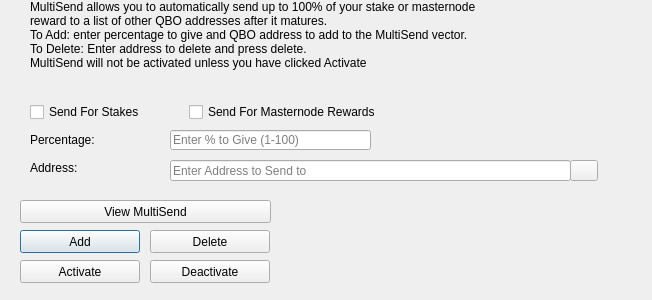
<?xml version="1.0" encoding="UTF-8"?>
<ui version="4.0">
 <class>MultiSendDialog</class>
 <widget class="QDialog" name="MultiSendDialog">
  <property name="windowModality">
   <enum>Qt::NonModal</enum>
  </property>
  <property name="geometry">
   <rect>
    <x>0</x>
    <y>0</y>
    <width>652</width>
    <height>300</height>
   </rect>
  </property>
  <property name="windowTitle">
   <string>MultiSend</string>
  </property>
  <widget class="QLineEdit" name="multiSendPercentEdit">
   <property name="geometry">
    <rect>
     <x>170</x>
     <y>130</y>
     <width>201</width>
     <height>20</height>
    </rect>
   </property>
   <property name="toolTip">
    <string>Enter whole numbers 1 - 100</string>
   </property>
   <property name="placeholderText">
    <string>Enter % to Give (1-100)</string>
   </property>
  </widget>
  <widget class="QLineEdit" name="multiSendAddressEdit">
   <property name="geometry">
    <rect>
     <x>170</x>
     <y>160</y>
     <width>401</width>
     <height>21</height>
    </rect>
   </property>
   <property name="toolTip">
    <string/>
   </property>
   <property name="placeholderText">
    <string>Enter Address to Send to</string>
   </property>
  </widget>
  <widget class="QLabel" name="label_2">
   <property name="geometry">
    <rect>
     <x>30</x>
     <y>0</y>
     <width>451</width>
     <height>121</height>
    </rect>
   </property>
   <property name="lineWidth">
    <number>1</number>
   </property>
   <property name="text">
    <string>MultiSend allows you to automatically send up to 100% of your stake or masternode reward to a list of other QBO addresses after it matures.
To Add: enter percentage to give and QBO address to add to the MultiSend vector.
To Delete: Enter address to delete and press delete.
MultiSend will not be activated unless you have clicked Activate</string>
   </property>
   <property name="alignment">
    <set>Qt::AlignLeading|Qt::AlignLeft|Qt::AlignTop</set>
   </property>
   <property name="wordWrap">
    <bool>true</bool>
   </property>
  </widget>
  <widget class="QLabel" name="message">
   <property name="geometry">
    <rect>
     <x>290</x>
     <y>200</y>
     <width>351</width>
     <height>91</height>
    </rect>
   </property>
   <property name="text">
    <string/>
   </property>
  </widget>
  <widget class="QPushButton" name="addButton">
   <property name="geometry">
    <rect>
     <x>20</x>
     <y>230</y>
     <width>120</width>
     <height>23</height>
    </rect>
   </property>
   <property name="toolTip">
    <string/>
   </property>
   <property name="statusTip">
    <string>Add to MultiSend Vector</string>
   </property>
   <property name="text">
    <string>Add</string>
   </property>
  </widget>
  <widget class="QPushButton" name="disableButton">
   <property name="geometry">
    <rect>
     <x>150</x>
     <y>260</y>
     <width>120</width>
     <height>23</height>
    </rect>
   </property>
   <property name="statusTip">
    <string>Deactivate MultiSend</string>
   </property>
   <property name="text">
    <string>Deactivate</string>
   </property>
  </widget>
  <widget class="QPushButton" name="addressBookButton">
   <property name="geometry">
    <rect>
     <x>570</x>
     <y>160</y>
     <width>28</width>
     <height>21</height>
    </rect>
   </property>
   <property name="toolTip">
    <string>Choose an address from the address book</string>
   </property>
   <property name="text">
    <string/>
   </property>
   <property name="icon">
    <iconset resource="../qbo.qrc">
     <normaloff>:/icons/address-book</normaloff>:/icons/address-book</iconset>
   </property>
   <property name="shortcut">
    <string>Alt+A</string>
   </property>
   <property name="autoDefault">
    <bool>false</bool>
   </property>
  </widget>
  <widget class="QLabel" name="label">
   <property name="geometry">
    <rect>
     <x>30</x>
     <y>130</y>
     <width>121</width>
     <height>20</height>
    </rect>
   </property>
   <property name="toolTip">
    <string>Percentage of stake to send</string>
   </property>
   <property name="text">
    <string>Percentage:</string>
   </property>
  </widget>
  <widget class="QLabel" name="label_5">
   <property name="geometry">
    <rect>
     <x>30</x>
     <y>160</y>
     <width>111</width>
     <height>16</height>
    </rect>
   </property>
   <property name="toolTip">
    <string>Address to send portion of stake to</string>
   </property>
   <property name="text">
    <string>Address:</string>
   </property>
  </widget>
  <widget class="QPushButton" name="deleteButton">
   <property name="geometry">
    <rect>
     <x>150</x>
     <y>230</y>
     <width>120</width>
     <height>23</height>
    </rect>
   </property>
   <property name="toolTip">
    <string/>
   </property>
   <property name="statusTip">
    <string>Delete Address From MultiSend Vector</string>
   </property>
   <property name="text">
    <string>Delete</string>
   </property>
  </widget>
  <widget class="QPushButton" name="activateButton">
   <property name="geometry">
    <rect>
     <x>20</x>
     <y>260</y>
     <width>120</width>
     <height>23</height>
    </rect>
   </property>
   <property name="statusTip">
    <string>Activate MultiSend</string>
   </property>
   <property name="text">
    <string>Activate</string>
   </property>
  </widget>
  <widget class="QPushButton" name="viewButton">
   <property name="geometry">
    <rect>
     <x>20</x>
     <y>200</y>
     <width>251</width>
     <height>23</height>
    </rect>
   </property>
   <property name="toolTip">
    <string/>
   </property>
   <property name="statusTip">
    <string>View MultiSend Vector</string>
   </property>
   <property name="text">
    <string>View MultiSend</string>
   </property>
  </widget>
  <widget class="QWidget" name="horizontalLayoutWidget">
   <property name="geometry">
    <rect>
     <x>30</x>
     <y>100</y>
     <width>351</width>
     <height>24</height>
    </rect>
   </property>
   <layout class="QHBoxLayout" name="horizontalLayout">
    <item>
     <widget class="QCheckBox" name="multiSendStakeCheckBox">
      <property name="text">
       <string>Send For Stakes</string>
      </property>
     </widget>
    </item>
    <item>
     <widget class="QCheckBox" name="multiSendMasternodeCheckBox">
      <property name="text">
       <string>Send For Masternode Rewards</string>
      </property>
     </widget>
    </item>
   </layout>
  </widget>
 </widget>
 <resources>
  <include location="../qbo.qrc"/>
 </resources>
 <connections/>
</ui>
